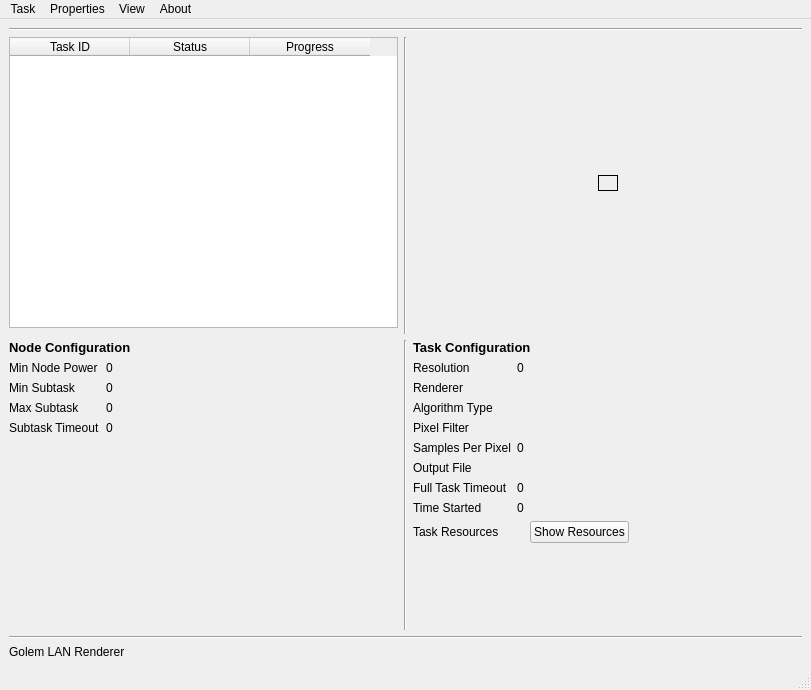
<?xml version="1.0" encoding="UTF-8"?>
<ui version="4.0">
 <class>MainWindow</class>
 <widget class="QMainWindow" name="MainWindow">
  <property name="geometry">
   <rect>
    <x>0</x>
    <y>0</y>
    <width>811</width>
    <height>690</height>
   </rect>
  </property>
  <property name="maximumSize">
   <size>
    <width>900</width>
    <height>690</height>
   </size>
  </property>
  <property name="windowTitle">
   <string>Golem LAN Renderer</string>
  </property>
  <widget class="QWidget" name="centralwidget">
   <layout class="QVBoxLayout" name="verticalLayout_2">
    <item>
     <widget class="Line" name="line_4">
      <property name="orientation">
       <enum>Qt::Horizontal</enum>
      </property>
     </widget>
    </item>
    <item>
     <layout class="QGridLayout" name="mainGridLayout">
      <property name="sizeConstraint">
       <enum>QLayout::SetDefaultConstraint</enum>
      </property>
      <item row="0" column="0">
       <widget class="QTableWidget" name="renderTaskTableWidget">
        <property name="sizePolicy">
         <sizepolicy hsizetype="Expanding" vsizetype="Expanding">
          <horstretch>0</horstretch>
          <verstretch>0</verstretch>
         </sizepolicy>
        </property>
        <property name="contextMenuPolicy">
         <enum>Qt::CustomContextMenu</enum>
        </property>
        <property name="layoutDirection">
         <enum>Qt::LeftToRight</enum>
        </property>
        <property name="autoFillBackground">
         <bool>true</bool>
        </property>
        <property name="frameShape">
         <enum>QFrame::StyledPanel</enum>
        </property>
        <property name="editTriggers">
         <set>QAbstractItemView::NoEditTriggers</set>
        </property>
        <property name="alternatingRowColors">
         <bool>false</bool>
        </property>
        <property name="selectionBehavior">
         <enum>QAbstractItemView::SelectRows</enum>
        </property>
        <property name="textElideMode">
         <enum>Qt::ElideRight</enum>
        </property>
        <property name="verticalScrollMode">
         <enum>QAbstractItemView::ScrollPerPixel</enum>
        </property>
        <property name="horizontalScrollMode">
         <enum>QAbstractItemView::ScrollPerPixel</enum>
        </property>
        <property name="gridStyle">
         <enum>Qt::DashLine</enum>
        </property>
        <property name="cornerButtonEnabled">
         <bool>true</bool>
        </property>
        <attribute name="horizontalHeaderVisible">
         <bool>true</bool>
        </attribute>
        <attribute name="horizontalHeaderCascadingSectionResizes">
         <bool>false</bool>
        </attribute>
        <attribute name="horizontalHeaderDefaultSectionSize">
         <number>120</number>
        </attribute>
        <attribute name="horizontalHeaderHighlightSections">
         <bool>false</bool>
        </attribute>
        <attribute name="verticalHeaderVisible">
         <bool>true</bool>
        </attribute>
        <attribute name="verticalHeaderDefaultSectionSize">
         <number>20</number>
        </attribute>
        <attribute name="verticalHeaderHighlightSections">
         <bool>false</bool>
        </attribute>
        <column>
         <property name="text">
          <string>Task ID</string>
         </property>
        </column>
        <column>
         <property name="text">
          <string>Status</string>
         </property>
        </column>
        <column>
         <property name="text">
          <string>Progress</string>
         </property>
        </column>
       </widget>
      </item>
      <item row="2" column="1">
       <widget class="Line" name="line_3">
        <property name="orientation">
         <enum>Qt::Vertical</enum>
        </property>
       </widget>
      </item>
      <item row="0" column="1" rowspan="2">
       <widget class="Line" name="line_2">
        <property name="sizePolicy">
         <sizepolicy hsizetype="Fixed" vsizetype="Minimum">
          <horstretch>0</horstretch>
          <verstretch>0</verstretch>
         </sizepolicy>
        </property>
        <property name="orientation">
         <enum>Qt::Vertical</enum>
        </property>
       </widget>
      </item>
      <item row="2" column="2">
       <layout class="QVBoxLayout" name="taskConfLayout">
        <item>
         <widget class="QLabel" name="label_6">
          <property name="text">
           <string>&lt;html&gt;&lt;head/&gt;&lt;body&gt;&lt;p&gt;&lt;span style=&quot; font-size:10pt; font-weight:600;&quot;&gt;Task Configuration&lt;/span&gt;&lt;/p&gt;&lt;/body&gt;&lt;/html&gt;</string>
          </property>
          <property name="textFormat">
           <enum>Qt::AutoText</enum>
          </property>
         </widget>
        </item>
        <item>
         <layout class="QFormLayout" name="taskConfGridLayout">
          <property name="fieldGrowthPolicy">
           <enum>QFormLayout::AllNonFixedFieldsGrow</enum>
          </property>
          <item row="0" column="0">
           <widget class="QLabel" name="label_7">
            <property name="text">
             <string>Resolution</string>
            </property>
           </widget>
          </item>
          <item row="0" column="1">
           <widget class="QLabel" name="resolution">
            <property name="text">
             <string>0</string>
            </property>
           </widget>
          </item>
          <item row="1" column="0">
           <widget class="QLabel" name="label_8">
            <property name="text">
             <string>Renderer</string>
            </property>
           </widget>
          </item>
          <item row="1" column="1">
           <widget class="QLabel" name="renderer">
            <property name="text">
             <string/>
            </property>
           </widget>
          </item>
          <item row="2" column="0">
           <widget class="QLabel" name="algorithmTypeLabel">
            <property name="text">
             <string>Algorithm Type</string>
            </property>
           </widget>
          </item>
          <item row="3" column="0">
           <widget class="QLabel" name="pixelFilterLabel">
            <property name="text">
             <string>Pixel Filter</string>
            </property>
           </widget>
          </item>
          <item row="3" column="1">
           <widget class="QLabel" name="pixelFilter">
            <property name="text">
             <string/>
            </property>
           </widget>
          </item>
          <item row="4" column="0">
           <widget class="QLabel" name="samplesPerPixelLabel">
            <property name="text">
             <string>Samples Per Pixel</string>
            </property>
           </widget>
          </item>
          <item row="5" column="0">
           <widget class="QLabel" name="label_12">
            <property name="text">
             <string>Output File</string>
            </property>
           </widget>
          </item>
          <item row="5" column="1">
           <widget class="QLabel" name="outputFile">
            <property name="text">
             <string/>
            </property>
           </widget>
          </item>
          <item row="6" column="0">
           <widget class="QLabel" name="label_32">
            <property name="text">
             <string>Full Task Timeout</string>
            </property>
           </widget>
          </item>
          <item row="6" column="1">
           <widget class="QLabel" name="fullTaskTimeout">
            <property name="text">
             <string>0</string>
            </property>
           </widget>
          </item>
          <item row="7" column="0">
           <widget class="QLabel" name="label_16">
            <property name="text">
             <string>Time Started</string>
            </property>
           </widget>
          </item>
          <item row="7" column="1">
           <widget class="QLabel" name="timeStarted">
            <property name="text">
             <string>0</string>
            </property>
           </widget>
          </item>
          <item row="8" column="0">
           <widget class="QLabel" name="label_14">
            <property name="text">
             <string>Task Resources</string>
            </property>
           </widget>
          </item>
          <item row="8" column="1">
           <layout class="QHBoxLayout" name="horizontalLayout_3">
            <item>
             <widget class="QLabel" name="taskResource">
              <property name="text">
               <string/>
              </property>
             </widget>
            </item>
            <item>
             <widget class="QPushButton" name="showResourceButton">
              <property name="text">
               <string>Show Resources</string>
              </property>
             </widget>
            </item>
            <item>
             <spacer name="horizontalSpacer">
              <property name="orientation">
               <enum>Qt::Horizontal</enum>
              </property>
              <property name="sizeHint" stdset="0">
               <size>
                <width>40</width>
                <height>20</height>
               </size>
              </property>
             </spacer>
            </item>
           </layout>
          </item>
          <item row="9" column="1">
           <spacer name="verticalSpacer">
            <property name="orientation">
             <enum>Qt::Vertical</enum>
            </property>
            <property name="sizeHint" stdset="0">
             <size>
              <width>20</width>
              <height>40</height>
             </size>
            </property>
           </spacer>
          </item>
          <item row="2" column="1">
           <widget class="QLabel" name="algorithmType">
            <property name="text">
             <string/>
            </property>
           </widget>
          </item>
          <item row="4" column="1">
           <widget class="QLabel" name="samplesPerPixel">
            <property name="text">
             <string>0</string>
            </property>
           </widget>
          </item>
         </layout>
        </item>
       </layout>
      </item>
      <item row="2" column="0">
       <layout class="QVBoxLayout" name="nodeConfLayout">
        <item>
         <widget class="QLabel" name="label">
          <property name="text">
           <string>&lt;html&gt;&lt;head/&gt;&lt;body&gt;&lt;p&gt;&lt;span style=&quot; font-size:10pt; font-weight:600;&quot;&gt;Node Configuration&lt;/span&gt;&lt;/p&gt;&lt;/body&gt;&lt;/html&gt;</string>
          </property>
          <property name="textFormat">
           <enum>Qt::AutoText</enum>
          </property>
         </widget>
        </item>
        <item>
         <layout class="QFormLayout" name="nodeConfGridLayout">
          <property name="fieldGrowthPolicy">
           <enum>QFormLayout::AllNonFixedFieldsGrow</enum>
          </property>
          <item row="0" column="0">
           <widget class="QLabel" name="label_4">
            <property name="text">
             <string>Min Node Power</string>
            </property>
           </widget>
          </item>
          <item row="1" column="0">
           <widget class="QLabel" name="label_3">
            <property name="text">
             <string>Min Subtask</string>
            </property>
           </widget>
          </item>
          <item row="2" column="0">
           <widget class="QLabel" name="label_2">
            <property name="text">
             <string>Max Subtask</string>
            </property>
           </widget>
          </item>
          <item row="3" column="0">
           <widget class="QLabel" name="label_5">
            <property name="text">
             <string>Subtask Timeout</string>
            </property>
           </widget>
          </item>
          <item row="0" column="1">
           <widget class="QLabel" name="minNodePower">
            <property name="text">
             <string>0</string>
            </property>
           </widget>
          </item>
          <item row="1" column="1">
           <widget class="QLabel" name="minSubtask">
            <property name="text">
             <string>0</string>
            </property>
           </widget>
          </item>
          <item row="2" column="1">
           <widget class="QLabel" name="maxSubtask">
            <property name="text">
             <string>0</string>
            </property>
           </widget>
          </item>
          <item row="3" column="1">
           <widget class="QLabel" name="subtaskTimeout">
            <property name="text">
             <string>0</string>
            </property>
           </widget>
          </item>
         </layout>
        </item>
        <item>
         <spacer name="verticalSpacer_4">
          <property name="orientation">
           <enum>Qt::Vertical</enum>
          </property>
          <property name="sizeHint" stdset="0">
           <size>
            <width>20</width>
            <height>40</height>
           </size>
          </property>
         </spacer>
        </item>
       </layout>
      </item>
      <item row="0" column="2">
       <layout class="QHBoxLayout" name="horizontalLayout_2">
        <item>
         <spacer name="horizontalSpacer_2">
          <property name="orientation">
           <enum>Qt::Horizontal</enum>
          </property>
          <property name="sizeHint" stdset="0">
           <size>
            <width>40</width>
            <height>20</height>
           </size>
          </property>
         </spacer>
        </item>
        <item>
         <layout class="QVBoxLayout" name="verticalLayout_3">
          <property name="leftMargin">
           <number>0</number>
          </property>
          <item>
           <spacer name="verticalSpacer_3">
            <property name="orientation">
             <enum>Qt::Vertical</enum>
            </property>
            <property name="sizeHint" stdset="0">
             <size>
              <width>20</width>
              <height>40</height>
             </size>
            </property>
           </spacer>
          </item>
          <item>
           <widget class="QLabel" name="previewLabel">
            <property name="sizePolicy">
             <sizepolicy hsizetype="Fixed" vsizetype="Fixed">
              <horstretch>0</horstretch>
              <verstretch>0</verstretch>
             </sizepolicy>
            </property>
            <property name="maximumSize">
             <size>
              <width>300</width>
              <height>200</height>
             </size>
            </property>
            <property name="layoutDirection">
             <enum>Qt::LeftToRight</enum>
            </property>
            <property name="autoFillBackground">
             <bool>true</bool>
            </property>
            <property name="frameShape">
             <enum>QFrame::Box</enum>
            </property>
            <property name="text">
             <string/>
            </property>
            <property name="scaledContents">
             <bool>true</bool>
            </property>
            <property name="alignment">
             <set>Qt::AlignCenter</set>
            </property>
            <property name="textInteractionFlags">
             <set>Qt::NoTextInteraction</set>
            </property>
           </widget>
          </item>
          <item>
           <spacer name="verticalSpacer_2">
            <property name="orientation">
             <enum>Qt::Vertical</enum>
            </property>
            <property name="sizeHint" stdset="0">
             <size>
              <width>20</width>
              <height>40</height>
             </size>
            </property>
           </spacer>
          </item>
         </layout>
        </item>
        <item>
         <spacer name="horizontalSpacer_3">
          <property name="orientation">
           <enum>Qt::Horizontal</enum>
          </property>
          <property name="sizeHint" stdset="0">
           <size>
            <width>40</width>
            <height>20</height>
           </size>
          </property>
         </spacer>
        </item>
       </layout>
      </item>
     </layout>
    </item>
    <item>
     <widget class="Line" name="line">
      <property name="orientation">
       <enum>Qt::Horizontal</enum>
      </property>
     </widget>
    </item>
    <item>
     <layout class="QHBoxLayout" name="horizontalLayout">
      <item>
       <widget class="QLabel" name="appVer">
        <property name="baseSize">
         <size>
          <width>8</width>
          <height>0</height>
         </size>
        </property>
        <property name="text">
         <string>Golem LAN Renderer</string>
        </property>
        <property name="textFormat">
         <enum>Qt::AutoText</enum>
        </property>
        <property name="wordWrap">
         <bool>false</bool>
        </property>
       </widget>
      </item>
      <item>
       <widget class="QLabel" name="appName">
        <property name="text">
         <string/>
        </property>
       </widget>
      </item>
      <item>
       <widget class="QLabel" name="errorLabel">
        <property name="text">
         <string/>
        </property>
        <property name="alignment">
         <set>Qt::AlignRight|Qt::AlignTrailing|Qt::AlignVCenter</set>
        </property>
       </widget>
      </item>
     </layout>
    </item>
   </layout>
  </widget>
  <widget class="QMenuBar" name="menubar">
   <property name="geometry">
    <rect>
     <x>0</x>
     <y>0</y>
     <width>811</width>
     <height>21</height>
    </rect>
   </property>
   <property name="defaultUp">
    <bool>false</bool>
   </property>
   <widget class="QMenu" name="menuTask">
    <property name="title">
     <string>Task</string>
    </property>
    <addaction name="actionNew"/>
    <addaction name="actionLoadTask"/>
    <addaction name="separator"/>
    <addaction name="actionSendInfoTask"/>
   </widget>
   <widget class="QMenu" name="menuProperties">
    <property name="title">
     <string>Properties</string>
    </property>
    <addaction name="actionEdit"/>
    <addaction name="actionEnvironments"/>
   </widget>
   <widget class="QMenu" name="menuView">
    <property name="title">
     <string>View</string>
    </property>
    <addaction name="actionStatus"/>
    <addaction name="actionStartNodesManager"/>
   </widget>
   <widget class="QMenu" name="menuAbout">
    <property name="title">
     <string>About</string>
    </property>
   </widget>
   <addaction name="menuTask"/>
   <addaction name="menuProperties"/>
   <addaction name="menuView"/>
   <addaction name="menuAbout"/>
  </widget>
  <widget class="QStatusBar" name="statusbar"/>
  <action name="actionNew">
   <property name="text">
    <string>New</string>
   </property>
  </action>
  <action name="actionExit">
   <property name="text">
    <string>Exit</string>
   </property>
  </action>
  <action name="actionLoadTask">
   <property name="text">
    <string>Load Task</string>
   </property>
   <property name="toolTip">
    <string>Load task</string>
   </property>
  </action>
  <action name="actionEdit">
   <property name="text">
    <string>Edit</string>
   </property>
  </action>
  <action name="actionStatus">
   <property name="text">
    <string>Status</string>
   </property>
  </action>
  <action name="actionStartNodesManager">
   <property name="text">
    <string>Start Node Manager</string>
   </property>
  </action>
  <action name="actionSendInfoTask">
   <property name="text">
    <string>Send Info Task</string>
   </property>
  </action>
  <action name="actionEnvironments">
   <property name="text">
    <string>Environments</string>
   </property>
  </action>
 </widget>
 <tabstops>
  <tabstop>renderTaskTableWidget</tabstop>
 </tabstops>
 <resources/>
 <connections/>
</ui>
